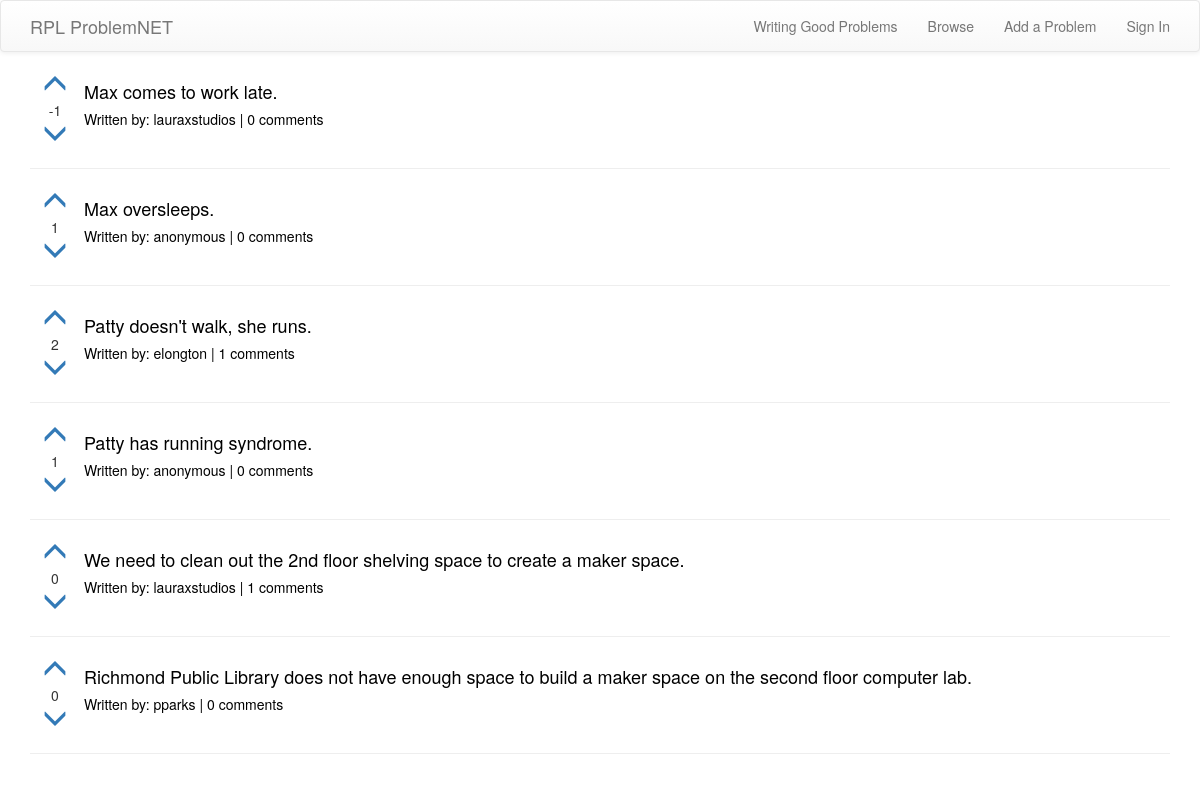
The page /browse/ on the database its author committed.
### problems/models.py (models this page shows, shortened)
class Problem(models.Model):
    author = models.ForeignKey(User)
    anonymous_author = models.BooleanField(default=False)
    root_problem = models.ForeignKey('self', related_name='sub_problems', null=True)
    text = models.TextField()
    create_date = models.DateTimeField(default=timezone.now)
    published_date = models.DateTimeField(blank=True, null=True)
    upvotes = models.ManyToManyField(User, related_name='upvotes')
    downvotes = models.ManyToManyField(User, related_name='downvotes')
    def total_votes(self):
        return self.upvotes.count() - self.downvotes.count()

### problems/views.py (the view)
# urls.py: url(r'^browse/$', views.ProblemListView.as_view(), name='list'),
class ProblemListView(ListView):
    model = models.Problem
    context_object_name = 'problems'
    template_name = 'problems/problem_list.html'

### problems/templates/problems/problem_list.html
{% extends "sitewide/base.html" %}
{% block content %}
  {% for problem in problems%}
  <div class="problem_item">
    <div class="list_upvotediv">
      <a class = "{% if user in problem.upvotes.all %}voted{%endif%}" {% if user.is_authenticated %} href="{% url 'problems:listupvote' pk=problem.pk %}" {% else %} href="{% url "users:login" %}" {% endif %}>
        <div class="sub_upvotediv">
          <span class="glyphicon glyphicon-menu-up ticker"></span>
        </div>
      </a>
      <div class="sub_upvotediv">
        <span>{{problem.total_votes}}</span>
      </div>
      <a class = "{% if user in problem.downvotes.all %}voted{%endif%}" {% if user.is_authenticated %} href="{% url 'problems:listdownvote' pk=problem.pk %}" {% else %} href="{% url "users:login" %}" {% endif %}>
        <div class="sub_upvotediv">
          <span class="glyphicon glyphicon-menu-down ticker"></span>
        </div>
      </a>
    </div>
    <a class="problem_link" href="{% url 'problems:problem_detail' pk=problem.pk %}">
        <div class="list_problemdiv">
          <h4>{{problem.text}}</h4>
          <h5>Written by: {% if problem.anonymous_author %}anonymous{% else %}{{problem.author}}{%endif%} | {{problem.comments.count}} comments</h5>
        </div>
    </a>
  </div>
        <hr>
  {% endfor%}
{% endblock %}

### problems/static/css/style.css (style rules this page uses)
div.list_upvotediv { text-align: center; width: 50px; display: inline-block; }
a.problem_link { text-decoration: none; color: black; display: inline-block; vertical-align: top; width: calc(100% - 70px); }
.ticker { font-size: 25px; }
.sub_upvotediv span { width: 100%; }

### rows shown on the page
Problem: total_votes "-1", text "Max comes to work late.", author "lauraxstudios", comments.count "0"
Problem: total_votes "1", text "Max oversleeps.", anonymous_author "anonymous", comments.count "0"
Problem: total_votes "2", text "Patty doesn't walk, she runs.", author "elongton", comments.count "1"
Problem: total_votes "1", text "Patty has running syndrome.", anonymous_author "anonymous", comments.count "0"
Problem: total_votes "0", text "We need to clean out the 2nd floor shelving space to create a maker space.", author "lauraxstudios", comments.count "1"
Problem: total_votes "0", text "Richmond Public Library does not have enough space to build a maker space on the second floor computer lab.", author "pparks", comments.count "0"
